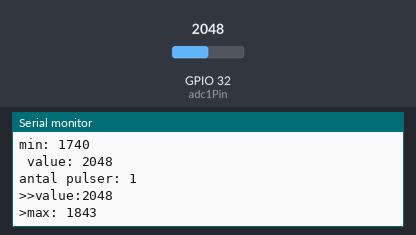
Bench run of a program on a simulated ESP32. Shown: the last lines printed to the serial monitor. Inputs (shaded band) come from the test bench; at power-on: GPIO 32 (adc1Pin) = 2048.

Above: at 3.2 s.
3.3 s: GPIO 32 (adc1Pin) set to 2866
At 4.0 s:
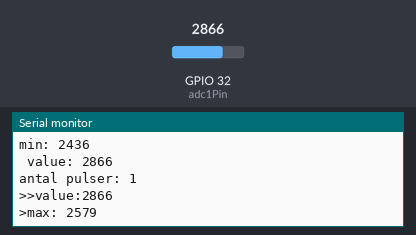
4.8 s: GPIO 32 (adc1Pin) set to 3540
At 5.6 s:
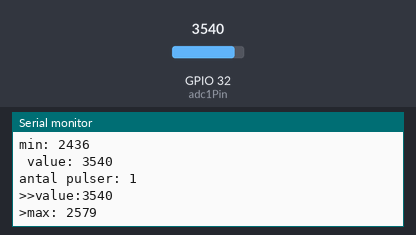
Timing chart, 0 to 7.3 s (numbered marks = the images above; inputs shaded):
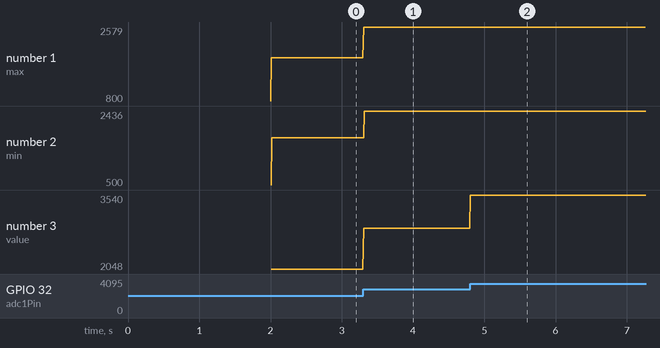

The program:

main.cpp
```cpp
#include <Arduino.h>
#include "driver/gpio.h"

int freq = 1000;
//11 pulser på 10 s --> 66 bpm
int adc1Pin = 32;
int ledPin = 14; //fixa led
int max_threshold = 800;
int min_threshold = 500;
int adc_top_value = 0;
bool at_top = false;
int pulse = 0;


void setup() {
  delay(2000);
  Serial.println("Hello Everyone");
}

void loop() {
  Serial.print(">");

  delay(10000/freq);
  printf("max: %d \n", max_threshold);
  printf("min: %d \n", min_threshold);
  int adc_value;
  adc_value = analogRead(adc1Pin);

  Serial.print(" value: ");
  Serial.println(adc_value);

  if (adc_value < 3500 && adc_value > adc_top_value) {
    adc_top_value = adc_value;
  }
  max_threshold = adc_top_value * 0.90;
  min_threshold = adc_top_value * 0.85;


  if (adc_value >= max_threshold) {
    //tänd led
    if(at_top == false) {
      at_top = true;
      pulse++;
    }
  }
  if (adc_value <= min_threshold) {
    //släck led
    at_top = false;
    //pulse++;
  }

  printf("antal pulser: %d \n", pulse);

  Serial.print(">");
  Serial.print(">");
  Serial.print("value:");
  Serial.print(adc_value);
  Serial.println();
/*
  Serial.print(">");
  Serial.print("max:");
  Serial.print(max_threshold);
  Serial.println();
  Serial.print(">");
  Serial.print("min:");
  Serial.print(min_threshold);
  Serial.println();
*/

}
```

Measured:
- after the input at 3.3 s, the serial monitor: prints a new line at once (image 1)
- after the input at 4.8 s, the serial monitor: prints a new line at once (image 2)
- plotted number 1: 1843 → 2579 after the input at 3.3 s
- plotted number 2: 1740 → 2436 after the input at 3.3 s
- plotted number 3: 2048 → 2866 after the input at 3.3 s, 2866 → 3540 after the input at 4.8 s
